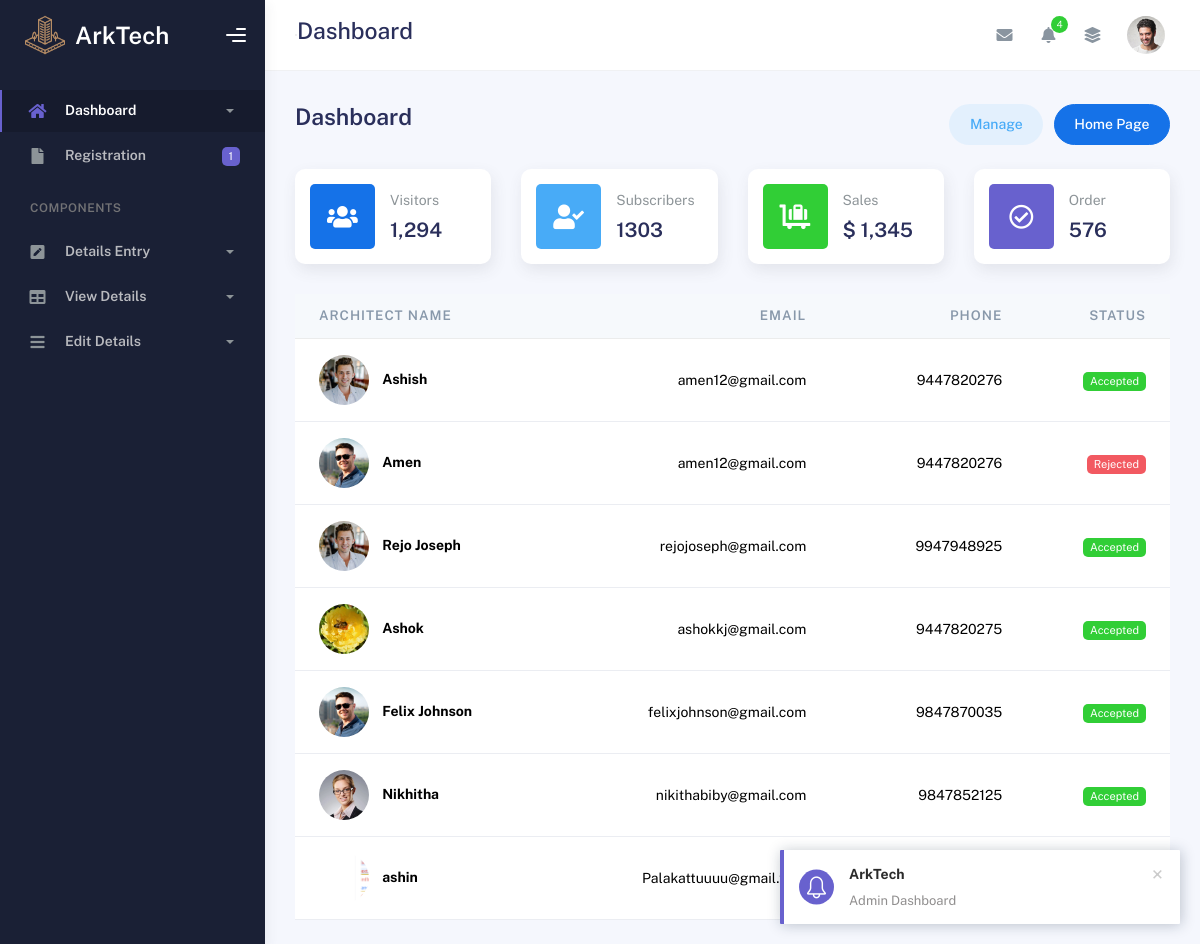
Screenshot of /Admin/index.php with the database file from the repository.
### tables this page shows
CREATE TABLE IF NOT EXISTS `tbl_architects` (
  `architect_id` int NOT NULL AUTO_INCREMENT,
  `arch_name` varchar(50) NOT NULL,
  `about` mediumtext NOT NULL,
  `profiles` varchar(500) NOT NULL,
  `email` varchar(50) NOT NULL,
  `phone` bigint NOT NULL,
  `username` varchar(20) NOT NULL,
  `passwords` varchar(50) NOT NULL,
  `certificate_of_licensce` varchar(200) NOT NULL,
  `arch_locations` varchar(500) NOT NULL,
  `status` varchar(20) NOT NULL,
  `plan_id` int NOT NULL,
  `renewaldate` date NOT NULL,
  PRIMARY KEY (`architect_id`)
);

### dboperation.php (called while the page is built, shortened)
<?php
class dboperation
{
    public $con,$res;
    function __construct()
    {
        $this->con=mysqli_connect("localhost","root","","arktech");
    }
    public function executequery($sql)
    {
        $this->res=mysqli_query($this->con,$sql);
        return $this->res;
    }
}
?>

### Admin/index.php (the view, shortened to what this page needs)
<?php include('./header.php');?>
        <div class="container">
          <div class="page-inner">
            <div
              class="d-flex align-items-left align-items-md-center flex-column flex-md-row pt-2 pb-4"
            >
              <div>
                <h3 class="fw-bold mb-3">Dashboard</h3>
              </div>
              <div class="ms-md-auto py-2 py-md-0">
                <a href="#" class="btn btn-label-info btn-round me-2">Manage</a>
                <a href="../Guest/index.php" class="btn btn-primary btn-round">Home Page</a>
              </div>
            </div>
            <div class="row">
              <div class="col-sm-6 col-md-3">
                <div class="card card-stats card-round">
                  <div class="card-body">
                    <div class="row align-items-center">
                      <div class="col-icon">
                        <div
                          class="icon-big text-center icon-primary bubble-shadow-small"
                        >
                          <i class="fas fa-users"></i>
                        </div>
                      </div>
                      <div class="col col-stats ms-3 ms-sm-0">
                        <div class="numbers">
                          <p class="card-category">Visitors</p>
                          <h4 class="card-title">1,294</h4>
                        </div>
                      </div>
                    </div>
                  </div>
                </div>
              </div>
              <div class="col-sm-6 col-md-3">
                <div class="card card-stats card-round">
                  <div class="card-body">
                    <div class="row align-items-center">
                      <div class="col-icon">
                        <div
                          class="icon-big text-center icon-info bubble-shadow-small"
                        >
                          <i class="fas fa-user-check"></i>
                        </div>
                      </div>
                      <div class="col col-stats ms-3 ms-sm-0">
                        <div class="numbers">
                          <p class="card-category">Subscribers</p>
                          <h4 class="card-title">1303</h4>
                        </div>
                      </div>
                    </div>
                  </div>
                </div>
              </div>
              <div class="col-sm-6 col-md-3">
                <div class="card card-stats card-round">
                  <div class="card-body">
                    <div class="row align-items-center">
                      <div class="col-icon">
                        <div
                          class="icon-big text-center icon-success bubble-shadow-small"
                        >
                          <i class="fas fa-luggage-cart"></i>
                        </div>
                      </div>
                      <div class="col col-stats ms-3 ms-sm-0">
                        <div class="numbers">
                          <p class="card-category">Sales</p>
                          <h4 class="card-title">$ 1,345</h4>
                        </div>
                      </div>
                    </div>
                  </div>
                </div>
              </div>
              <div class="col-sm-6 col-md-3">
                <div class="card card-stats card-round">
                  <div class="card-body">
                    <div class="row align-items-center">
                      <div class="col-icon">
                        <div
                          class="icon-big text-center icon-secondary bubble-shadow-small"
                        >
                          <i class="far fa-check-circle"></i>
                        </div>
                      </div>
                      <div class="col col-stats ms-3 ms-sm-0">
                        <div class="numbers">
                          <p class="card-category">Order</p>
                          <h4 class="card-title">576</h4>
                        </div>
                      </div>
                    </div>
                  </div>
                </div>
              </div>
            </div>
                      <?php
                        include("../dboperation.php");
                        $obj = new dboperation();
                        $sql = "SELECT * FROM tbl_architects";
                        $res = $obj->executequery($sql);
                        ?>
                        <table class="table align-items-center mb-0">
                          <thead class="thead-light">
                            <tr>
                              <th scope="col">Architect Name</th>
                              <th scope="col" class="text-end">Email</th>
                              <th scope="col" class="text-end">Phone</th>
                              <th scope="col" class="text-end">Status</th>
                            </tr>
                          </thead>
                          <tbody>
                            <?php while ($row = mysqli_fetch_array($res)) { ?>
                              <tr>
                                <th scope="row">
                                  <?php if (!empty($row['profiles'])): ?>
                                    <img src="../uploads/<?= $row['profiles'] ?>" alt="Profile" width="50" height="50" style="object-fit:cover; border-radius:50%; margin-right:10px;">
                                  <?php else: ?>
                                    <i class="fa fa-user-circle fa-2x text-muted me-2"></i>
                                  <?php endif; ?>
                                  <?= $row['arch_name'] ?>
                                </th>
                                <td class="text-end"><?= $row['email'] ?></td>
                                <td class="text-end"><?= $row['phone'] ?></td>
                                <td class="text-end">
                                  <?php
                                    $status = $row["status"];
                                    if ($status == 'Accepted') {
                                      echo '<span class="badge badge-success">Accepted</span>';
                                    } elseif ($status == 'Rejected') {
                                      echo '<span class="badge badge-danger">Rejected</span>';
                                    } else {
                                      echo '<span class="badge badge-warning text-dark">Pending</span>';
                                    }
                                  ?>
                                </td>
                              </tr>
                            <?php } ?>
                          </tbody>
                        </table>
                  </div>
                </div>
              </div>
        <?php include('footer.php');?>

### rows the page displays
tbl_architects: profiles (picture), arch_name "Ashish", email "amen12@gmail.com", phone "9447820276", status "Accepted"
tbl_architects: profiles (picture), arch_name "Amen", email "amen12@gmail.com", phone "9447820276", status "Rejected"
tbl_architects: profiles (picture), arch_name "Rejo Joseph", email "rejojoseph@gmail.com", phone "9947948925", status "Accepted"
tbl_architects: profiles (picture), arch_name "Ashok", email "ashokkj@gmail.com", phone "9447820275", status "Accepted"
tbl_architects: profiles (picture), arch_name "Felix Johnson", email "felixjohnson@gmail.com", phone "9847870035", status "Accepted"
tbl_architects: profiles (picture), arch_name "Nikhitha", email "nikithabiby@gmail.com", phone "9847852125", status "Accepted"
tbl_architects: profiles (picture), arch_name "ashin", email "Palakattuuuu@gmail.vom"
